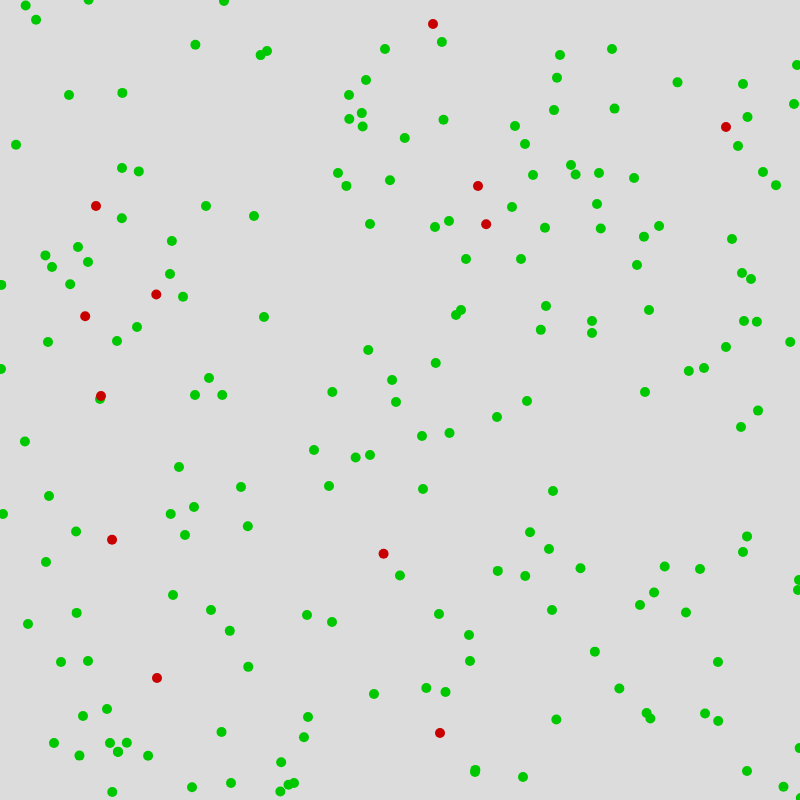
Frame 1 (no input)
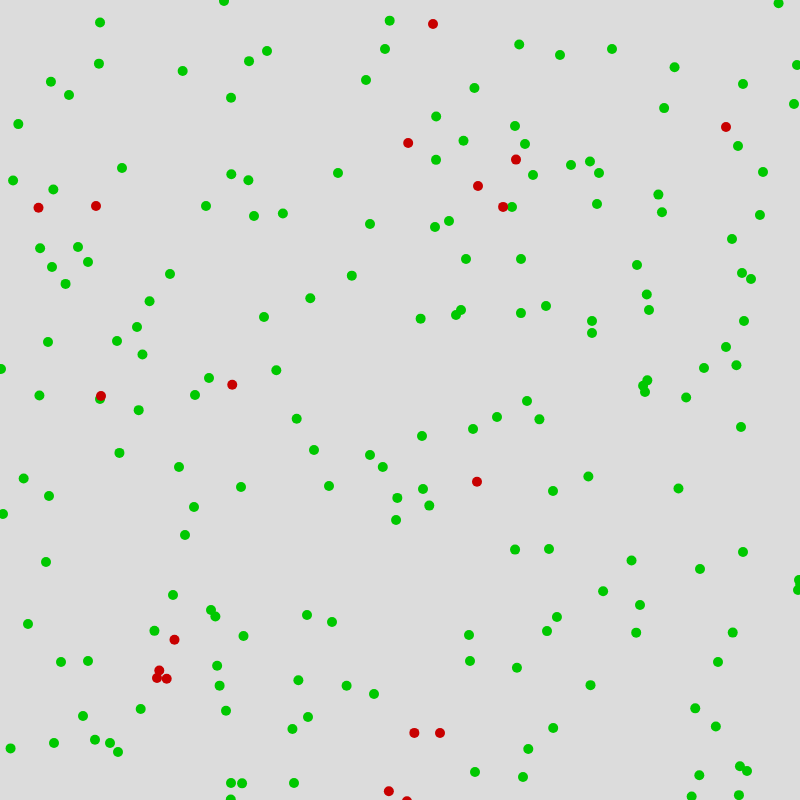
Frame 60 (no input)
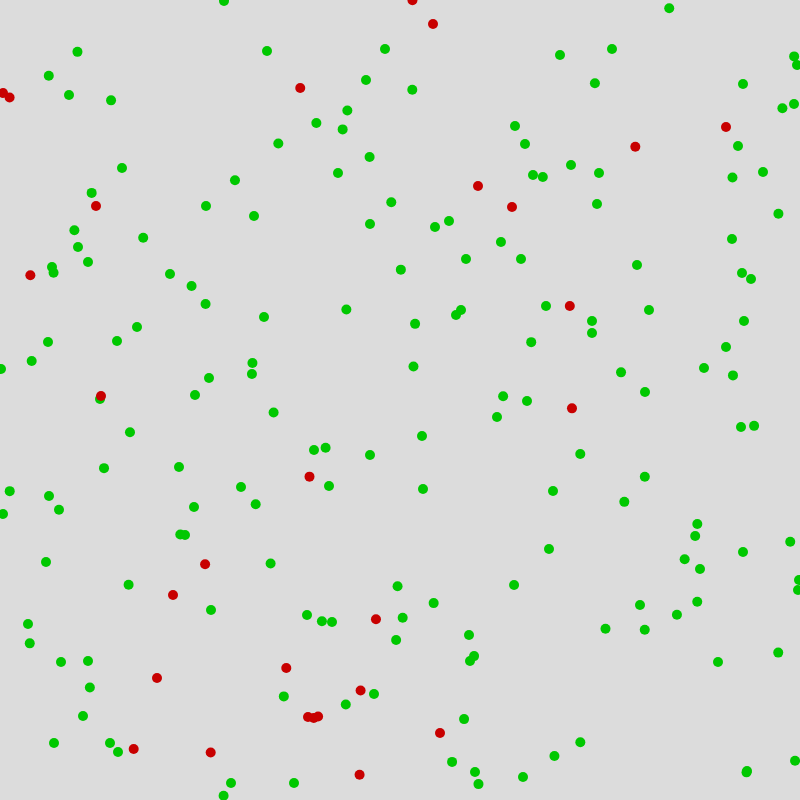
Frame 120 (the mouse pressed at the canvas centre since frame 60)

The p5.js sketch that drew these frames (run headless with seeded random() and noise() and a simulated clock; from frame 60 on, the mouse is pressed at the canvas centre):

// p5.js sketch
// ── sketch.js
let personSize = 10;
let speed = 2;
let crowdSize = 200;
let percentMoving = (1/2);
let percentInfectedByStart = 0.05;
let daysOfIllness = 300;

let people = [];

let MaxSickness = 0;

function setup() {
  createCanvas(800, 800);
  for (let i = 0; i < crowdSize; i++) {
    let person = new Person(floor(random(width)), floor(random(height)));
    people.push(person);
  }
}

function draw() {
  background(220);

  let infectious = 0;
  let immune = 0;
  for (let person of people) {
    person.update(people);
    person.show();

    if (person.infectious) {
      infectious++;
    } else if (person.isImmune()) {
      immune++;
    }
  }
  console.log('infectious ' + infectious);
  console.log('immune ' + immune);
}
// ── person.js
class Person {

    constructor(x, y) {
        this.x = x;
        this.y = y;
        this.velocity = p5.Vector.random2D();
        this.velocity.setMag(speed);
        this.moving = random() < percentMoving;
        this.infectious = random() < percentInfectedByStart;

        this.daysSinceInfection = 0;
    }

    update(people) {
        if (this.infectious) {
            this.daysSinceInfection++;
            if(this.daysSinceInfection > daysOfIllness) {
                this.infectious = false;
            }
        }

        if (!this.moving) {
            return;
        }

        this.x += this.velocity.x;
        this.y += this.velocity.y;

        if(this.x < 0 || this.x > width) {
            this.velocity.x *= -1;
        }


        if(this.y < 0 || this.y > height) {
            this.velocity.y *= -1;
        }

        this.detectHit(people);
    }

    detectHit(people) {
        for (let other of people) {
            if (other === this) continue;
            let distance = dist(this.x, this.y, other.x, other.y);

            if (distance <= personSize) {
                if (this.infectious) {
                    other.infectious = true;
                }

                if (other.infectious) {
                    this.infectious = true;
                }

                let dx = other.x - this.x;
                let dy = other.y - this.y;
                let angle = atan2(dy, dx);
                let targetX = this.x + cos(angle) * personSize;
                let targetY = this.y + sin(angle) * personSize;
                let ax = (targetX - other.x) * 0.05;
                let ay = (targetY - other.y) * 0.05;

                this.velocity.x -= ax;
                this.velocity.y -= ay;
                this.velocity.setMag(speed);

                other.velocity.x += ax;
                other.velocity.y += ay;
                this.velocity.setMag(speed);
            }
        }
    }

    isImmune() {
        return this.daysSinceInfection > daysOfIllness;
    }

    show() {
        noStroke();
        if (this.infectious) {
            fill(200, 0, 0);
        } else if (this.daysSinceInfection > 0) {
            fill(0, 0, 200);
        } else {
            fill(0, 200, 0);
        }
        ellipse(this.x, this.y, personSize, personSize);
    }
}
